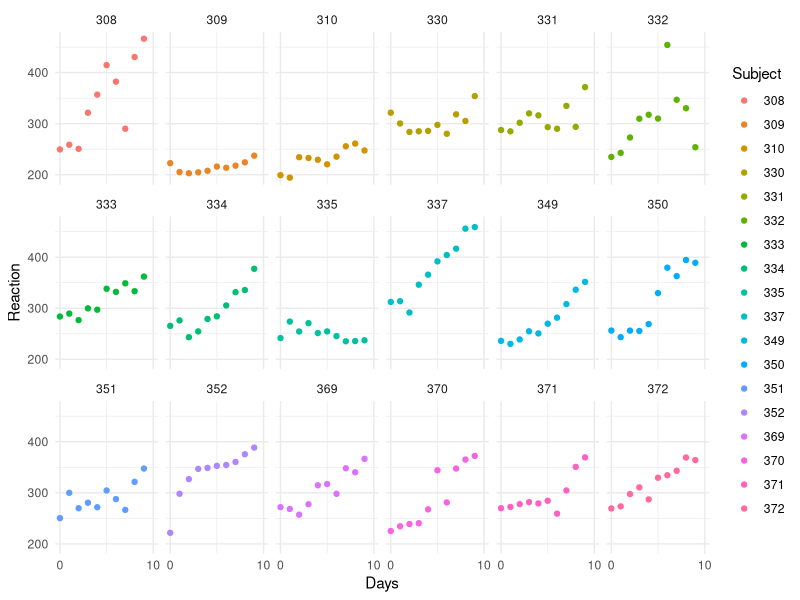
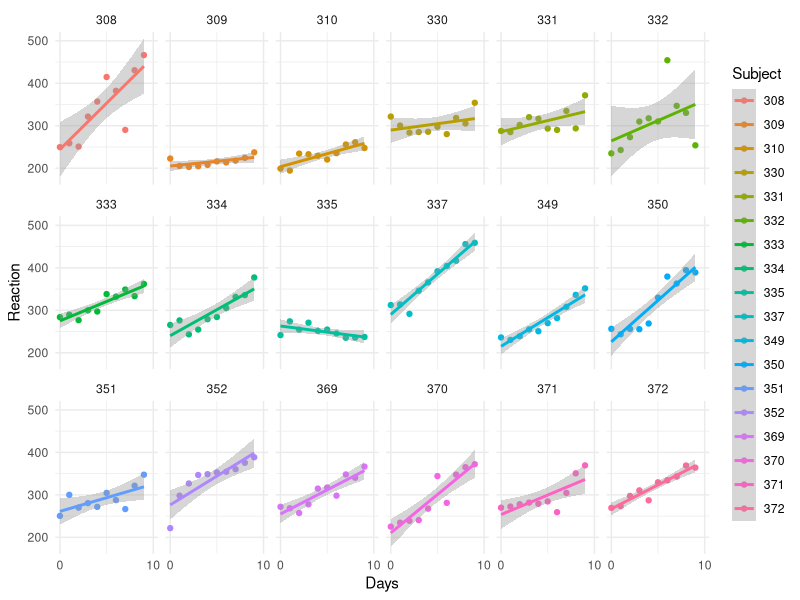
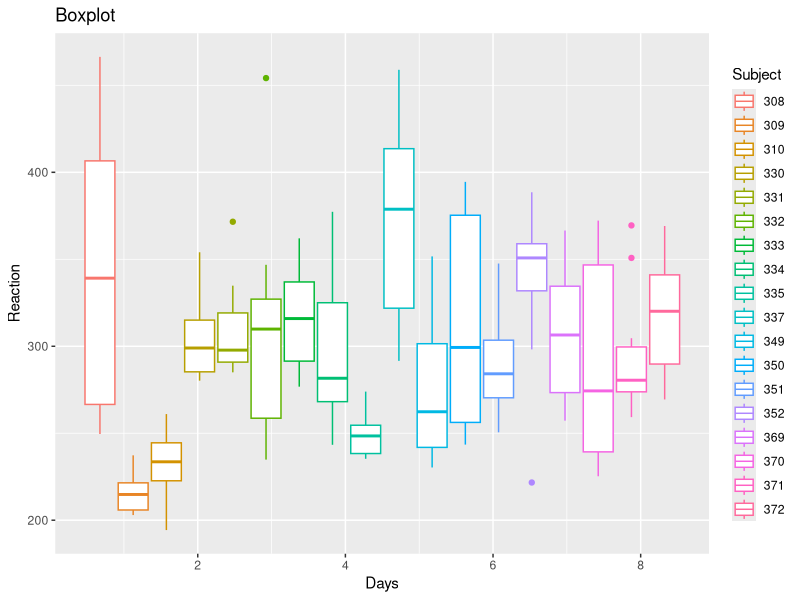
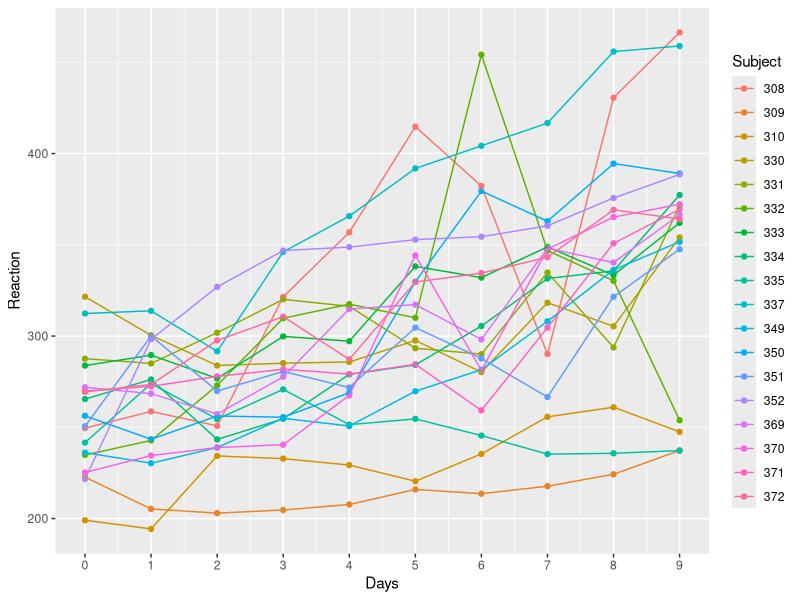
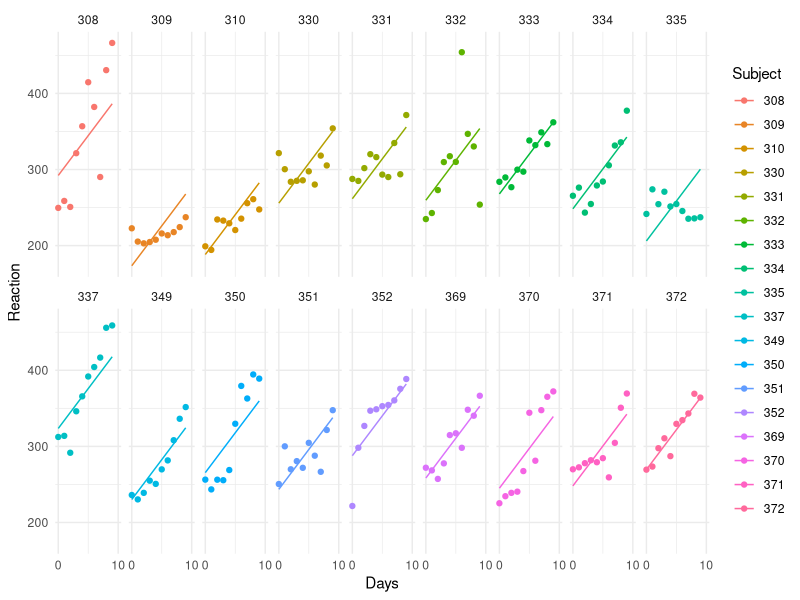
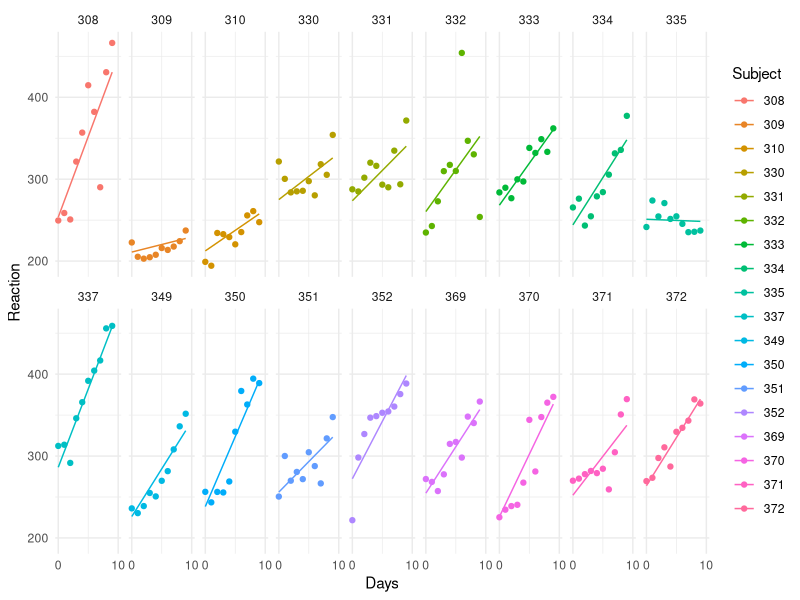
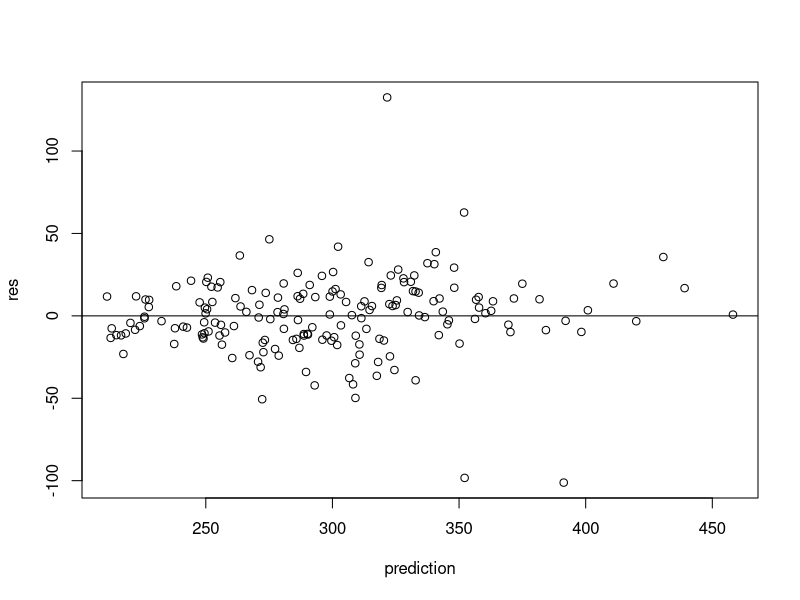
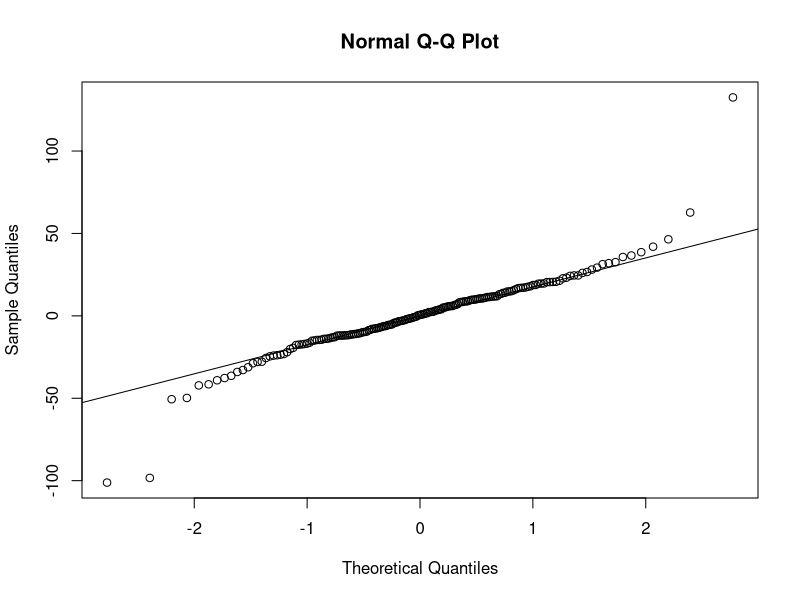

Source code (R) for these figures, in order:
getwd()
setwd('C:/Users/user/Desktop/Collective_Intelligence_M2/Notes/Data science3/Week 7')
library(tidyverse)
library(broom)
library(lme4)
library(dplyr)
library(ggplot2)
install.packages("Matrix")
library(Matrix)

#load the data
?sleepstudy# check the dataset information in detail
data(sleepstudy)
head(sleepstudy)

#data structure & EDA
str(sleepstudy)

# plot
ggplot(sleepstudy, aes(Days, Reaction, group=Subject, colour=Subject)) +
  geom_point() + 
  facet_wrap(~Subject, ncol=6) + 
  scale_x_continuous(limits=c(0, 10),breaks=c(0,10)) +
  theme_minimal()

ggplot(sleepstudy, aes(Days, Reaction, group=Subject, colour=Subject)) +
  geom_point() + 
  facet_wrap(~Subject, ncol=6) + 
  scale_x_continuous(limits=c(0, 10),breaks=c(0,10)) +
  geom_smooth(method=lm)+
  theme_minimal()


ggplot(sleepstudy, aes(Days, Reaction, group=Subject, colour=Subject)) +
  geom_boxplot()+
  ggtitle("Boxplot")

####
summary(sleepstudy)
summary(sleepstudy$Reaction)
summary(sleepstudy$Days)
# Summarize
sleepstudy %>%
  group_by(Subject) %>%
  summarise(
    n = n(),
    mean = mean(Reaction),
    sd = sd(Reaction)
  )
#we can visualize the trend of reaction time for each particpant over days
ggplot(sleepstudy, aes(y=Reaction, x=Days, colour=Subject))+
  geom_point()+
  geom_line(aes(group=Subject))+
  scale_x_continuous(breaks=0:9)

## models let"s run 2 models 'mixed effect models as data is non independent'
# our first model will be that people reaction time differ from one to another and there is an effect of days in general
model1 <- lmer(Reaction ~ 1 + Days + (1 | Subject), sleepstudy)
summary(model1)
# let"s plot our first model using ggplot
ggplot(sleepstudy, aes(Days, Reaction, group=Subject, colour=Subject)) + 
  geom_point() + 
  geom_line(aes(y=fitted(model1))) + 
  facet_wrap(~Subject, ncol=9) + 
  scale_x_continuous(limits=c(0, 10),breaks=c(0,10)) +
  theme_minimal()

#second model with be that there is the effect of days but this effect differs from one participant to another 

model2= lmer(Reaction~Days + (1+Days|Subject),data=sleepstudy)
summary(model2)

#second model lets plot it and see

ggplot(sleepstudy, aes(Days, Reaction, group=Subject, colour=Subject)) + 
  geom_point() + 
  geom_line(aes(y=fitted(model2))) + 
  facet_wrap(~Subject, ncol=9) + 
  scale_x_continuous(limits=c(0, 10),breaks=c(0,10)) +
  theme_minimal()

#let's compare the 2 models using anova and see
anova(model1,model2)
# look at AIC and BIC

#residuals

prediction = fitted(model2)
res <- resid(model2)
plot(prediction, res)
#add a horizontal line at 0 
abline(0,0)

#create Q-Q plot for residuals
qqnorm(res)
#add a straight diagonal line to the plot
qqline(res) 
#Create density plot of residuals
plot(density(res))
